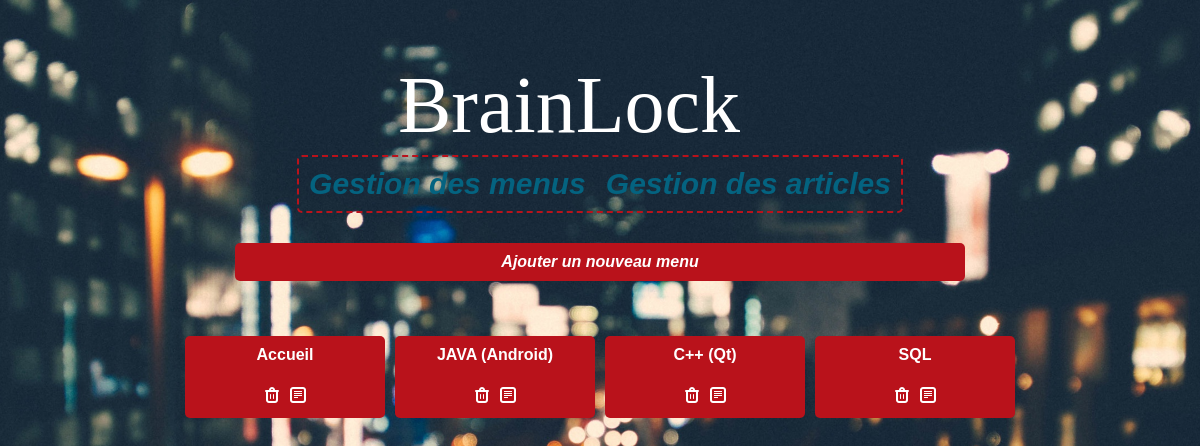
/admins/gestmenu.php (signed in), run on the app's committed database.
### tables this page shows
CREATE TABLE brain_menu (
menuID tinyint(4) PRIMARY KEY auto_increment,
menuName varchar(50) NOT NULL
);

### admins/gestmenu.php (the view, shortened to what this page needs)
<?php
include('../include/config.php');
include('template/header.php');
if(isset($_GET['act']) && ($_GET['act'] == "supprok"))
{
    if(isset($_GET['id']) && is_numeric($_GET['id']))
    {
        $sql = "DELETE FROM brain_menu WHERE menuID = ".$_GET['id'];
        if(mysqli_query($db, $sql))
        {
            $sql = "UPDATE brain_article SET artBin = 1 WHERE menuID = ".$_GET['id'];
            mysqli_query($db, $sql);
            header('Location: gestmenu.php');
        }
    } else {
        header('Location: gestmenu.php');
    }
} else {
    echo '<div class="bloc_simple"><a href="gestmenu.php?act=add">Ajouter un nouveau menu</a></div>';
    echo '<div id="bloc_list_menu">';
        $sql = "SELECT * FROM brain_menu";
        $result = mysqli_query($db, $sql);
        while($data = mysqli_fetch_array($result))
        {
            echo '<div class="bloc_menu">'.stripslashes($data[1]).'<br><br><a href="gestmenu.php?act=suppr&id='.$data[0].'"><img src="images/delete.png"></a><a href="gestmenu.php?act=edit&id='.$data[0].'"><img src="images/edit.png"></a></div>';
        }
    echo '</div>';
}
include('template/footer.php');
?>

### admins/styles/style.css (style rules this page uses)
body { margin: 0; padding: 0; font-family: "Tahoma", sans-serif; background: #100432 url('../images/background.jpeg') no-repeat center center fixed; -webkit-background-size: cover; -moz-background-size: cover; -o-background-size: cover; background-size: cover; }
#bloc_list_menu { display: table; margin: 0 auto; margin-top: 50px; }
.bloc_menu { border-radius: 5px; background-color: #B9121B; display: inline-block; width: 200px; text-align: center; color: white; font-weight: bold; padding: 10px 0px 10px 0px; margin: 5px; }
.bloc_menu img { margin: 5px; }
.bloc_menu a { border: none; text-decoration: none; }
.bloc_simple { border-radius: 5px; background-color: #B9121B; width: 60%; margin-left: auto; margin-right: auto; margin-top: 10px; text-align: center; color: white; font-weight: bold; padding: 10px 5px 10px 5px; }
.bloc_simple a { text-decoration: none; color: white; font-style: italic; }

### data on the page
brain_menu: menuName "Accueil"
brain_menu: menuName "JAVA (Android)"
brain_menu: menuName "C++ (Qt)"
brain_menu: menuName "SQL"

### other printed values
$site "BrainLock"
